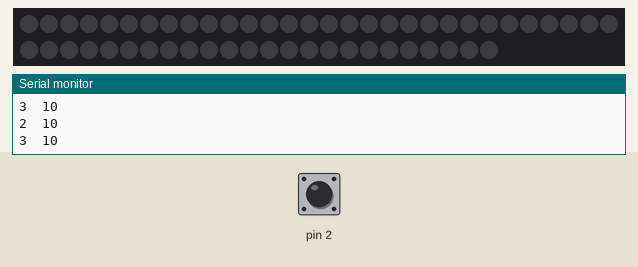
The sketch below on a simulated Arduino Uno, built with avr-gcc and run on an emulated ATmega328P. Parts: 54 RGB LEDs in strip order, left to right, continuing on the next row, the last lines printed to the serial monitor. The test bench sets the inputs (shaded band); at power-on: pin 2 HIGH. Dim RGB values are drawn brighter than linear.

Above: at 1.2 s.
1.3 s: pin 2 pulled LOW for 0.15 s
At 2.09 s:
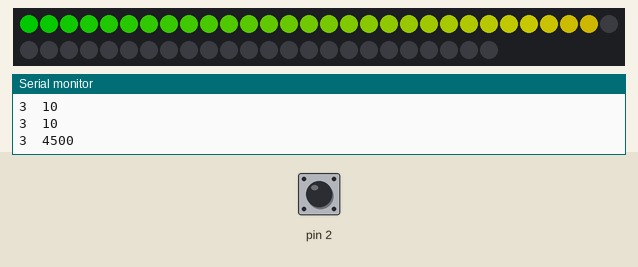
At 3.0 s:
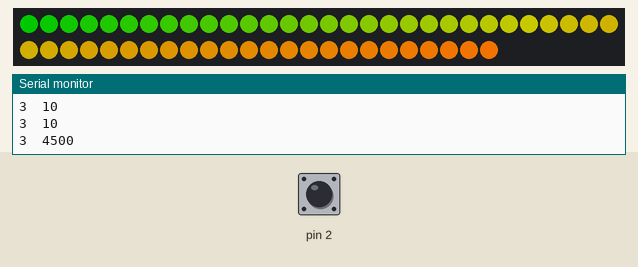
6.9 s: pin 2 pulled LOW for 3.2 s
At 9.29 s:
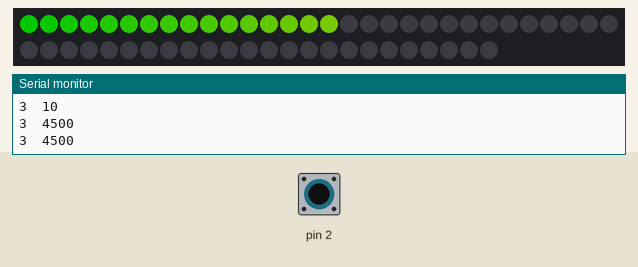
Timing chart, 0 to 10.8 s (numbered marks = the images above; inputs shaded):
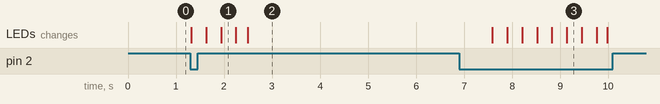

Measured:
- after the input at 1.3 s, the LEDs: first change at once (image 1 shows a later state)

The sketch:

Good_News_Box_V.2.ino
```cpp
#include <Adafruit_NeoPixel.h>
#include <CapacitiveSensor.h>

#ifdef __AVR__
  #include <avr/power.h>
#endif

#define PIN 6

// Parameter 1 = number of pixels in strip
// Parameter 2 = Arduino pin number (most are valid)
// Parameter 3 = pixel type flags, add together as needed:
//   NEO_KHZ800  800 KHz bitstream (most NeoPixel products w/WS2812 LEDs)
//   NEO_KHZ400  400 KHz (classic 'v1' (not v2) FLORA pixels, WS2811 drivers)
//   NEO_GRB     Pixels are wired for GRB bitstream (most NeoPixel products)
//   NEO_RGB     Pixels are wired for RGB bitstream (v1 FLORA pixels, not v2)
//   NEO_RGBW    Pixels are wired for RGBW bitstream (NeoPixel RGBW products)
Adafruit_NeoPixel strip = Adafruit_NeoPixel(54, PIN, NEO_GRB + NEO_KHZ800);


CapacitiveSensor   cs_4_2 = CapacitiveSensor(4,2);        // 10M resistor between pins 4 & 2, pin 2 is sensor pin, add a wire and or foil if desired


void setup() {
  // This is for Trinket 5V 16MHz, you can remove these three lines if you are not using a Trinket
  #if defined (__AVR_ATtiny85__)
    if (F_CPU == 16000000) clock_prescale_set(clock_div_1);
  #endif
  // End of trinket special code


  strip.begin();
  strip.show(); // Initialize all pixels to 'off'
     cs_4_2.set_CS_AutocaL_Millis(0xFFFFFFFF);     // turn off autocalibrate on channel 1 - just as an example
   Serial.begin(9600);
}


void loop() {
long start = millis();
    long total =  cs_4_2.capacitiveSensor(30);

    Serial.print(millis() - start);        // check on performance in milliseconds
    Serial.print("\t");                    // tab character for debug windown spacing

    Serial.println(total);                  // print sensor output 1


    delay(10);

  if (total>2000){
 for (int i=0;i<55;i++){
  strip.setPixelColor(i,i*4,100,0);
   strip.show();
   delay(20);

 }
delay(5000);
for (int i=55;i>-1;i--){
strip.setPixelColor(i,0,0,0);
   strip.show();
   delay(20);
  }

}
}
```
